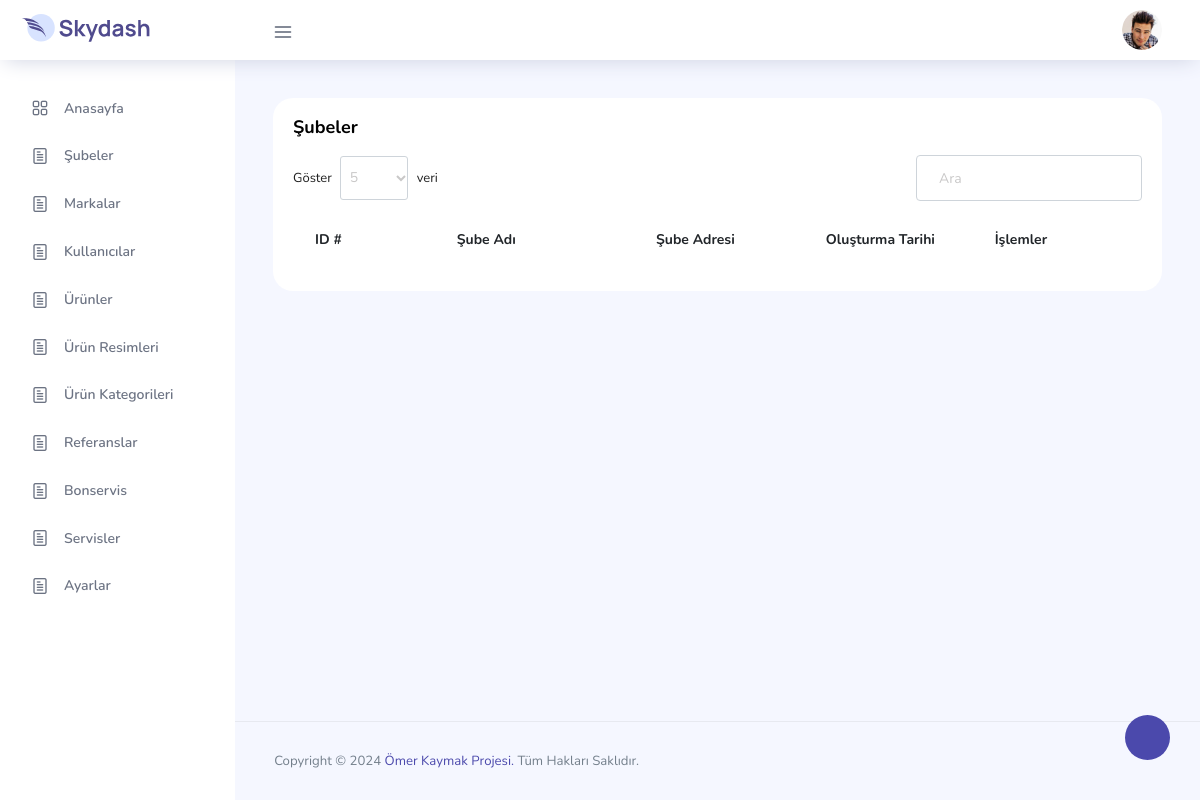
The page /index.php/branches on the database as committed earlier.
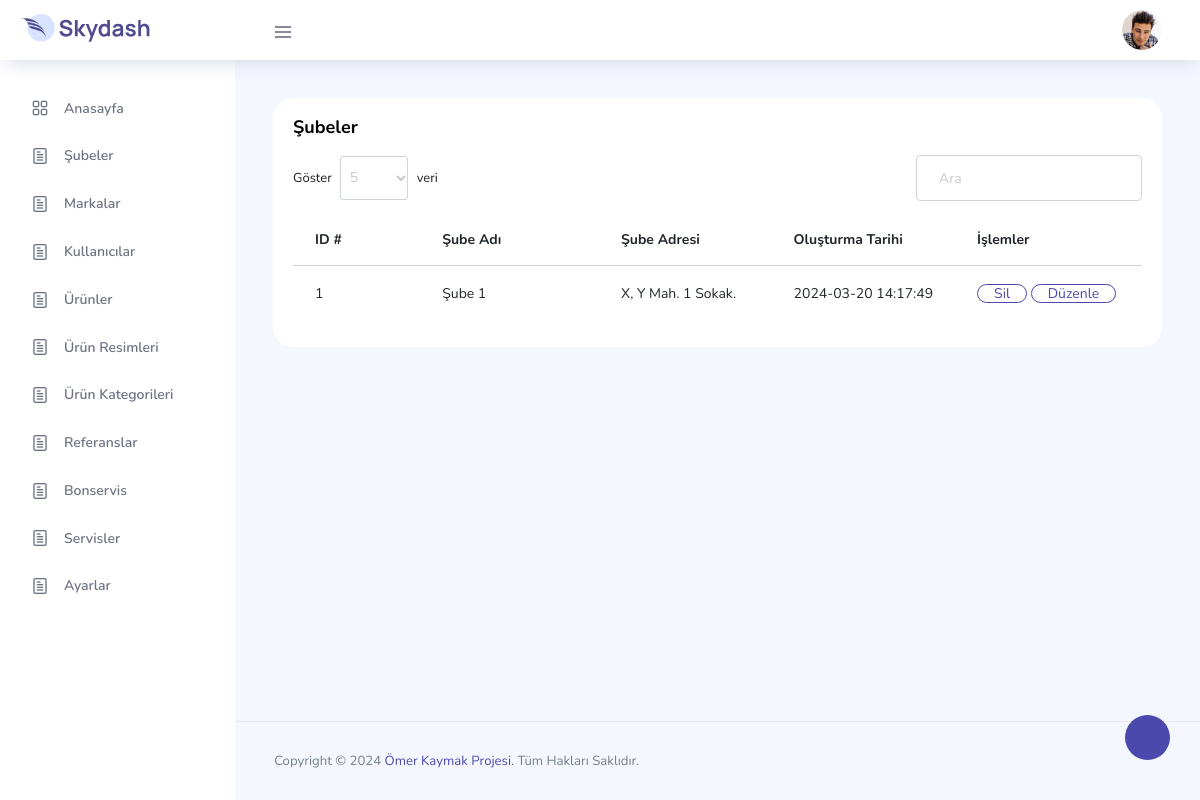
The same page on the database as committed later.
### tables this page shows
CREATE TABLE IF NOT EXISTS `branches` (
  `id` int NOT NULL AUTO_INCREMENT,
  `title` varchar(150) NOT NULL,
  `address` varchar(255) NOT NULL,
  `created_at` timestamp NOT NULL DEFAULT CURRENT_TIMESTAMP,
  PRIMARY KEY (`id`)
);

### application/controllers/Branches.php (called while the page is built, shortened)
<?php
class Branches extends CI_Controller {
	public function __construct()
	{
		$this->load->model('M_Branches');
	}
	public function index()
	{
		$data['branches'] = $this->M_Branches->getAll();
		$this->load->view('v_branches/index', $data);
	}
}

### index.php (called while the page is built, shortened)
<?php
require_once BASEPATH.'core/CodeIgniter.php';

### application/models/M_Branches.php (called while the page is built, shortened)
<?php
class M_Branches extends CI_Model{
	public function getAll($order = 'id ASC'){
		return $this->db->order_by($order)->get('branches')->result();
	}
}

### application/views/v_branches/index.php (the view, shortened to what this page needs)
	<div class="container-fluid page-body-wrapper">
		<div class="main-panel">
			<div class="content-wrapper">
				<div class="card">
					<div class="card-body">
						<h4 class="card-title">Şubeler</h4>
						<div class="row">
							<div class="col-12">
								<div class="table-responsive">
									<div id="order-listing_wrapper" class="dataTables_wrapper dt-bootstrap5 no-footer">
										<div class="row">
											<div class="col-sm-12 col-md-6">
												<div class="dataTables_length" id="order-listing_length"><label>Göster
														<select name="order-listing_length"
																aria-controls="order-listing"
																class="form-select form-select-sm">
															<option value="5">5</option>
														</select> veri</label></div>
											</div>
											<div class="col-sm-12 col-md-6">
												<div id="order-listing_filter" class="dataTables_filter"><label><input
															type="search" class="form-control" placeholder="Ara"
															aria-controls="order-listing"></label>
												</div>
											</div>
										</div>
										<div class="row dt-row">
											<div class="col-sm-12">
												<table id="order-listing" class="table dataTable no-footer"
													   aria-describedby="order-listing_info">
													<thead>
													<tr>
														<th class="sorting sorting_asc" tabindex="0"
															aria-controls="order-listing" rowspan="1" colspan="1"
															aria-label="ID #: activate to sort column descending"
															style="width: 109.406px;" aria-sort="ascending">ID #
														</th>
														<th class="sorting" tabindex="0" aria-controls="order-listing"
															rowspan="1" colspan="1"
															aria-label="Şube Adı: activate to sort column ascending"
															style="width: 174.75px;">Şube Adı
														</th>
														<th class="sorting" tabindex="0" aria-controls="order-listing"
															rowspan="1" colspan="1"
															aria-label="Şube Adresi: activate to sort column ascending"
															style="width: 130.109px;">Şube Adresi
														</th>
														<th class="sorting" tabindex="0" aria-controls="order-listing"
															rowspan="1" colspan="1"
															aria-label="Oluşturma Tarihi: activate to sort column ascending"
															style="width: 119.219px;">Oluşturma Tarihi
														</th>
														<th class="sorting" tabindex="0" aria-controls="order-listing"
															rowspan="1" colspan="1"
															aria-label="İşlemler: activate to sort column ascending"
															style="width: 137.609px;">İşlemler
														</th>
													</tr>
													</thead>
													<tbody>
													<?php foreach ($branches as $branch) { ?>
														<tr class="odd">
															<td class="sorting_1"><?php echo $branch->id; ?></td>
															<td><?php echo $branch->title; ?></td>
															<td><?php echo $branch->address; ?></td>
															<td><?php echo $branch->created_at; ?></td>
															<td>
																<button class="btn btn-outline-primary">Sil</button>
																<button class="btn btn-outline-primary">Düzenle</button>
															</td>
														</tr>
													<?php } ?>
													</tbody>
												</table>
											</div>
										</div>
									</div>
								</div>
							</div>
						</div>
					</div>
				</div>
			</div>
		</div>
	</div>
</div>
</body>
</html>

Rows that differ between the two databases and show on the page:
added branches: id "1", title "Şube 1", address "X, Y Mah. 1 Sokak.", created_at "2024-03-20 14:17:49"
